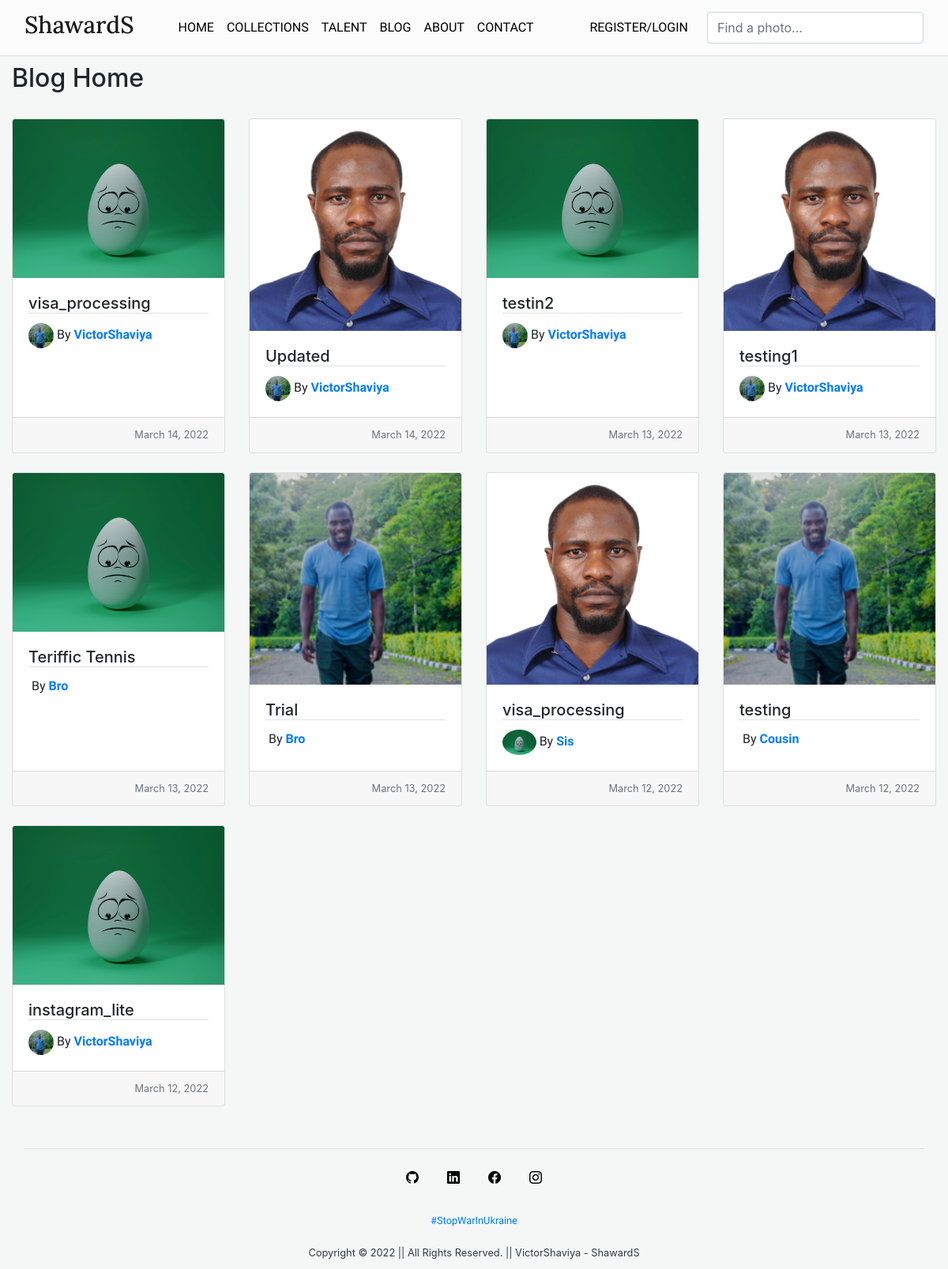
Before: / with the older database file.
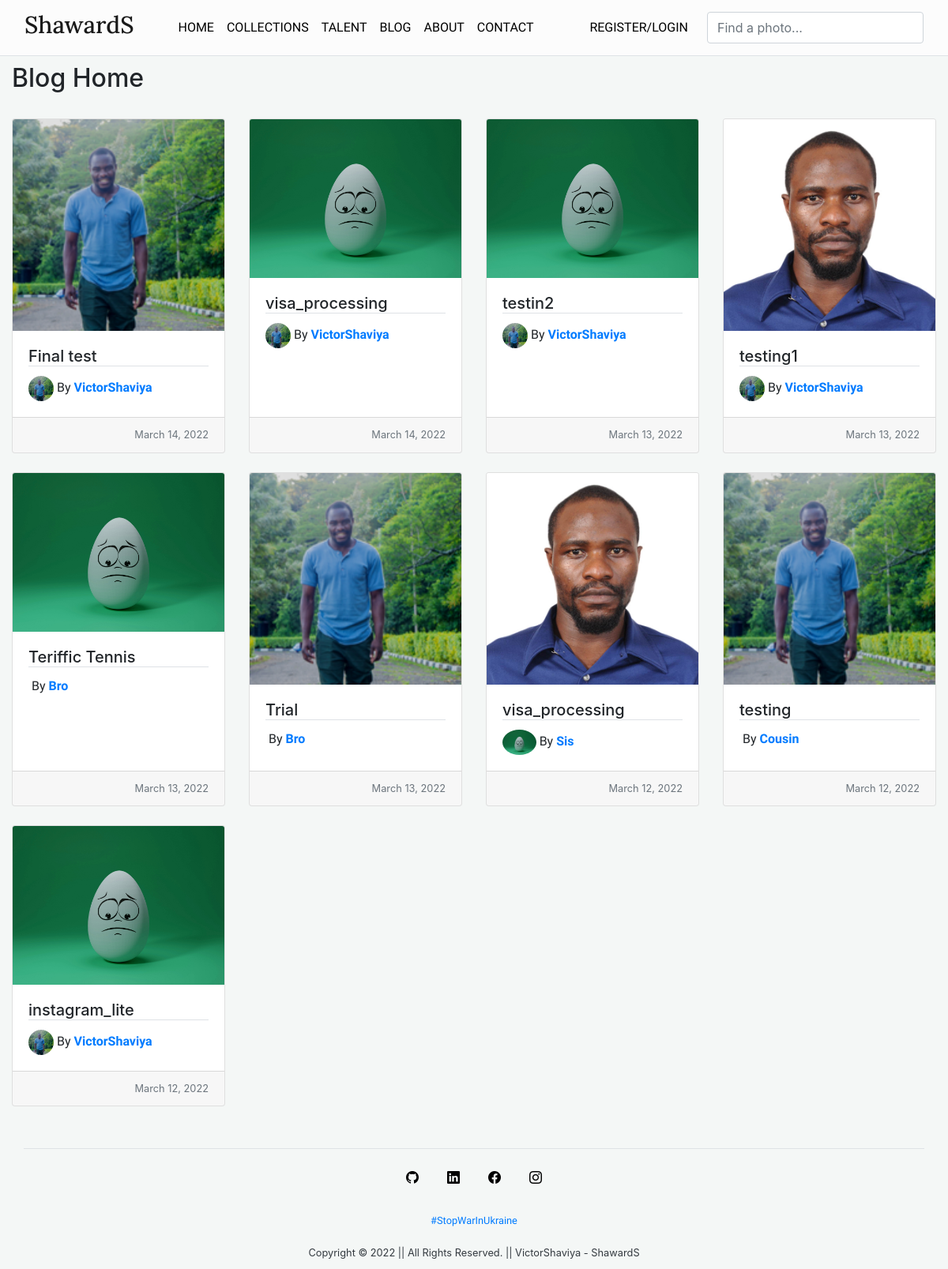
After: the same page with the newer database file.
### blog/models.py (models this page shows, shortened)
class Post(models.Model) :
  project_name = models.CharField(max_length=50)
  date_posted = models.DateTimeField(default=timezone.now)
  author = models.ForeignKey(User, on_delete=models.CASCADE)
  image = models.ImageField(upload_to='posts/')

### users/models.py (models this page shows, shortened)
class Profile(models.Model) :
  user = models.OneToOneField(User, on_delete=models.CASCADE)
  location = models.CharField(max_length=35)
  bio = models.CharField(max_length=150)
  profile_img = models.ImageField(default='default.jpg', upload_to='profile_images/')

### blog/views.py (the view)
# urls.py: path('', PostListView.as_view(), name='blog-home'),
class PostListView(ListView) :
  model = Post
  template_name = 'blog/home.html'
  context_object_name = 'posts'
  ordering = ['-date_posted']

### blog/templates/blog/home.html
{% extends 'blog/base.html' %}
{% block content %}
<h2 class="kala">Blog Home</h2>
<div class="row row-cols-1 row-cols-md-3 g-4">
  {% for post in posts %}
    <div class="col-md-3 mt-4">
      <div class="card h-100">
        <a href="{% url 'post-detail' post.id %}">
          <img src="{{ post.image.url }}" class="card-img-top" alt="{{ post.project_name }}">
        </a>
        <div class="card-body">
          <h5 class="card-title border-bottom">{{ post.project_name }}</h5>
          <p class="card-text"><img class="rounded-circle" style="height: 2em; height: 2em;" src="{{ post.author.profile.profile_img.url }}" alt="">
            By <a href="{% url 'profile' %}"><strong>{{ post.author }}</strong></a>
          </p>
        </div>
        <div class="card-footer">
          <small class="text-muted" style="float: right;">{{ post.date_posted|date:'F d, Y' }}</small>
        </div>
      </div>
    </div>
  {% endfor %}
</div>
{% endblock content %}

### blog/templates/blog/base.html (shortened to what this page needs)
{% load static %}
<!DOCTYPE html>
<html>
  <head>
    <link rel="stylesheet" href="https://maxcdn.bootstrapcdn.com/bootstrap/4.0.0/css/bootstrap.min.css">
    <link rel="stylesheet" href="https://cdn.jsdelivr.net/npm/bootstrap-icons@1.8.1/font/bootstrap-icons.css">
    <link rel="stylesheet" type="text/css" href="{% static 'blog/main.css' %}">
  </head>
  <body>
    {% block header %}
    <header class="site-header">
      <nav class="navbar navbar-expand-md navbar-light bg-steel fixed-top border-bottom">
        <div class="container-fluid">
          <a class="navbar-brand mr-5" href="{% url 'blog-home' %}">
            <h6 class="logo">
              ShawardS
            </h6>
          </a>
          <div class="collapse navbar-collapse" id="navbarToggle">
            <div class="navbar-nav mr-auto">
              <a class="nav-item nav-link" href="{% url 'blog-home' %}">
                HOME
              </a>
              <a class="nav-item nav-link" href="{% url 'blog-collection' %}">
                COLLECTIONS
              </a>
              <a class="nav-item nav-link" href="{% url 'blog-talent' %}">
                TALENT
              </a>
              <a class="nav-item nav-link" href="{% url 'blog-blog' %}">
                BLOG
              </a>
              <a class="nav-item nav-link" href="{% url 'blog-about' %}">
                ABOUT
              </a>
              <a class="nav-item nav-link" href="{% url 'blog-contact' %}">
                CONTACT
              </a>
            </div>
            <div class="navbar-nav">
              {% if user.is_authenticated %}
              <a class="nav-item nav-link mr-3" href="{% url 'post-create' %}">SUBMIT YOUR SITE!</a>
              {%   else%}
              <a class="nav-item nav-link mr-3" href="{% url 'login' %}">REGISTER/LOGIN</a>
              {% endif %}
              <form class="d-flex">
                <input class="form-control me-2" type="search" placeholder="Find a photo..." aria-label="Search">
              </form>
            </div>
          </div>
        </div>
      </nav>
    </header>
    {% endblock %}
    <main role="main" class="container-fluid">
      <div class="row">
        <div class="col-md-12">
          {% block content %}
          {% endblock %}
        </div>
      </div>
    </main>
    {% block footer %}
      <footer class="mt-5">
        <div class="container bottom text-center border-top">
          <div class="mt-2em">
            <div class="row d-flex justify-content-center icons">
              <a href="https://github.com/ShaviyaVictor" target="_blank">
                <i class="bi bi-github futa"></i>
              </a>
              <a href="https://www.linkedin.com/in/victor-shaviya-532ab0110/" target="_blank">
                <i class="bi bi-linkedin futa"></i>
              </a>
              <a href="https://www.facebook.com/afroignite.house" target="_blank">
                <i class="bi bi-facebook futa"></i>
              </a>
              <a href="https://www.instagram.com/ignition_reads/" target="_blank">
                <i class="bi bi-instagram futa"></i>
              </a>
            </div>
          </div>
          <small>
            <a class="nav-link active" aria-current="page" href="https://rejelea.herokuapp.com/" target="_blank">
              #StopWarInUkraine
            </a>
          </small>
          <h6 class="small text-dark mt-3">
            Copyright &copy; 2022 || All Rights Reserved. ||  VictorShaviya - ShawardS
          </h6>
        </div>
      </footer>
    {% endblock %}
  </body>
</html>

### blog/static/blog/main.css (style rules this page uses)
body { background: #F4F7F6; margin-top: 5rem; }
h1, h2, h3, h4, h5, h6 { font-family: 'Old Standard TT', }
p { font-family: 'Karma', serif; }
a, button { font-family: 'Marcellus', serif; }
.logo { font-size: 1.5em; font-family: 'Lora', serif; }
.site-header .navbar-nav .nav-link { color: #000; }
.site-header .navbar { background-color: #FCFCFC; }
footer { width: 100%; padding: 0.3em; }
.mt-2em { margin: 1.5em 0em 1.5em 0em !important; }
.icons { display: inline !important; }
.futa { margin: 1em; color: #000 !important; font-size: 1em; }
a { text-decoration: none; }

Changed rows visible on the page:
removed Post: image (picture), project_name "Updated", author.profile.profile_img (picture), author "VictorShaviya", date_posted "March 14, 2022"
added Post: image (picture), project_name "Final test", author.profile.profile_img (picture), author "VictorShaviya", date_posted "March 14, 2022"
